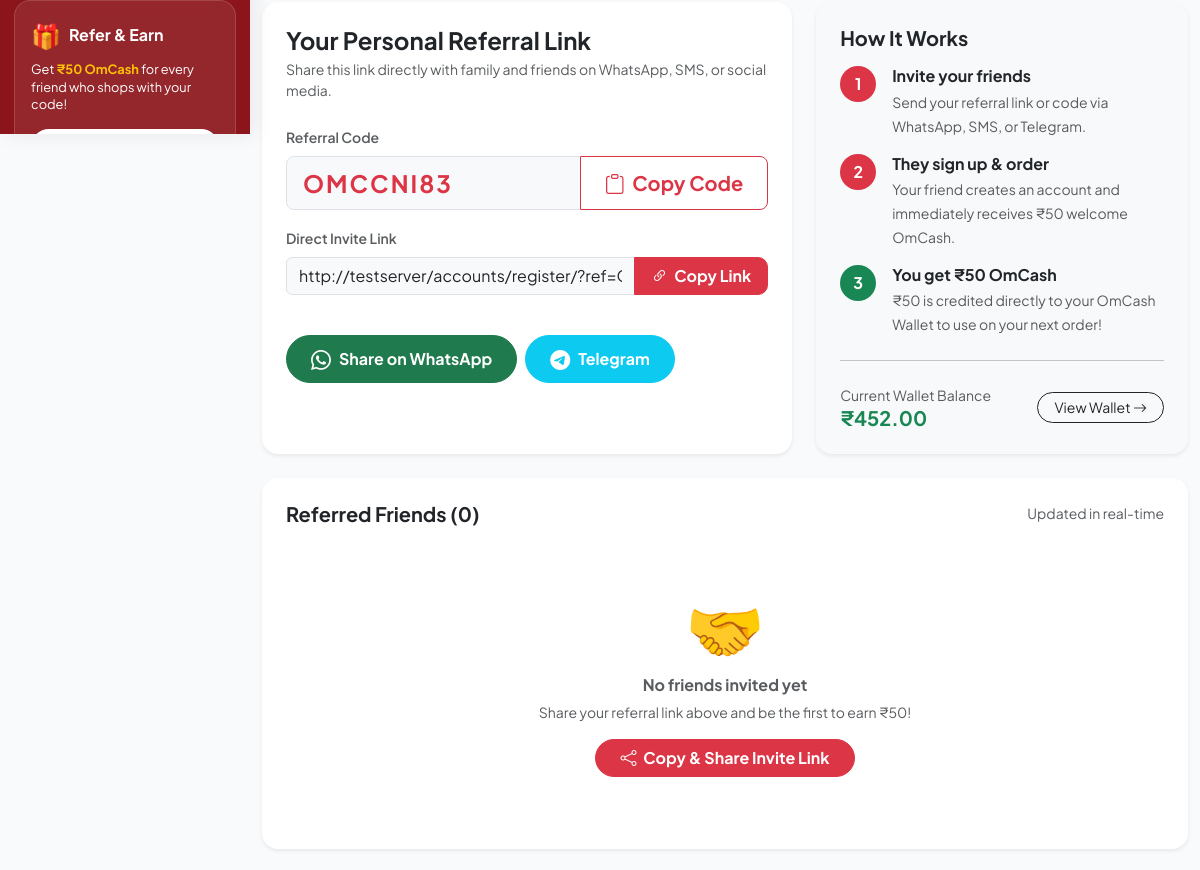
Before: /accounts/refer/ (signed in, middle part) with the older database file.
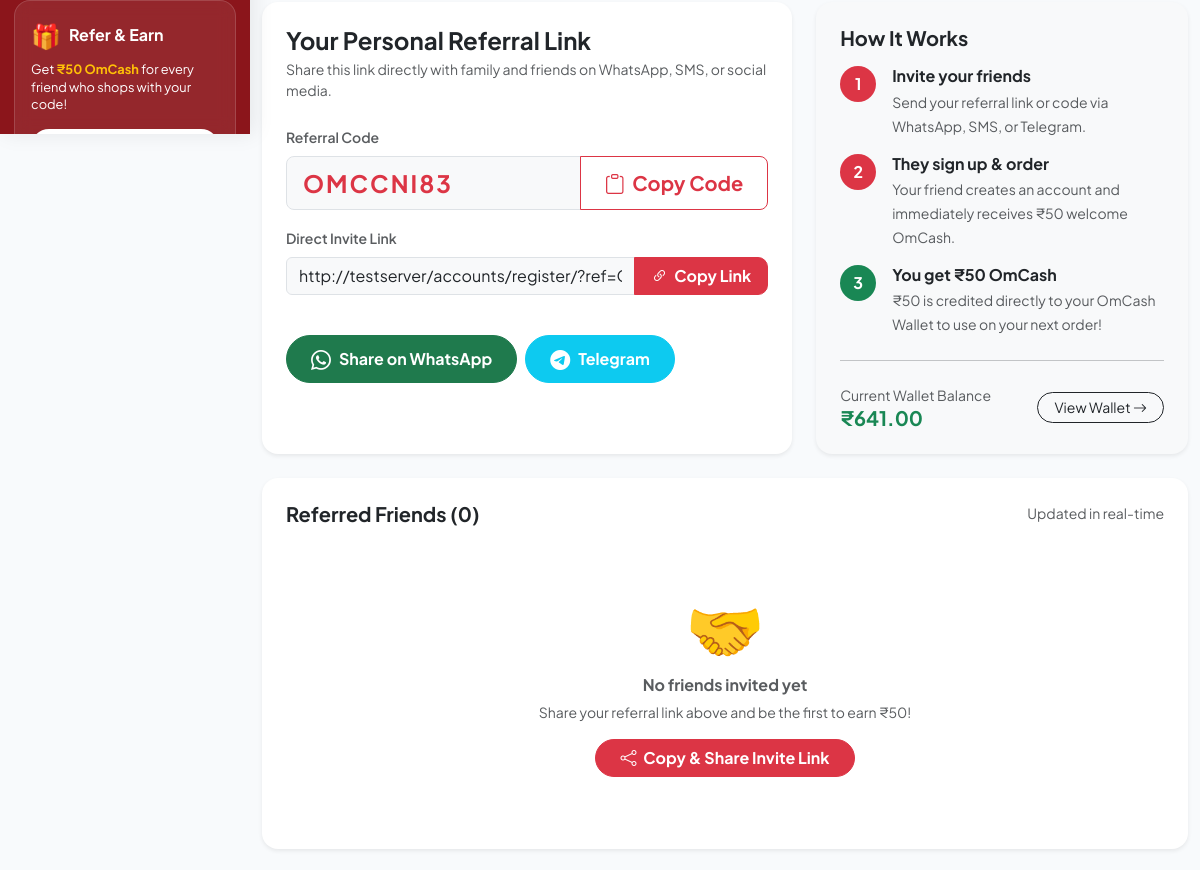
After: the same page with the newer database file.
### wallet/models.py (models this page shows, shortened)
class Wallet(models.Model):
    user = models.OneToOneField(
        settings.AUTH_USER_MODEL,
        on_delete=models.CASCADE,
        related_name="wallet"
    )
    balance = models.DecimalField(
        max_digits=10,
        decimal_places=2,
        default=Decimal("0.00")
    )
    is_active = models.BooleanField(default=True)
    created_at = models.DateTimeField(auto_now_add=True)
    updated_at = models.DateTimeField(auto_now=True)

### accounts/views.py (the view)
# urls.py: path("refer/", views.refer_and_earn_view, name="refer"),
@login_required
def refer_and_earn_view(request):
    user = request.user
    referral_code = user.referral_code
    if not referral_code:
        referral_code = user.generate_unique_referral_code()
        user.referral_code = referral_code
        user.save()
    referral_link = request.build_absolute_uri(f"/accounts/register/?ref={referral_code}")
    referred_friends = user.referrals.all().order_by("-created_at")
    total_earned = referred_friends.count() * 50
    return render(
        request,
        "accounts/refer.html",
        {
            "referral_code": referral_code,
            "referral_link": referral_link,
            "referred_friends": referred_friends,
            "friends_count": referred_friends.count(),
            "total_earned": total_earned,
        }
    )

### templates/accounts/refer.html (shortened to what the changed rows need)
{% extends "base.html" %}
{% block content %}
<div class="container py-4">
    <div class="row g-4 mb-4">
        <div class="col-lg-5">
            <div class="card border-0 shadow-sm rounded-4 h-100 p-4 bg-light">
                <div class="d-flex justify-content-between align-items-center">
                    <div>
                        <small class="text-muted d-block">Current Wallet Balance</small>
                        <h5 class="fw-bold text-success mb-0">₹{{ wallet_balance }}</h5>
                    </div>
                </div>
            </div>
        </div>
    </div>
</div>
{% endblock %}

Changed rows visible on the page:
changed Wallet: balance "452.00" → "641.00"
